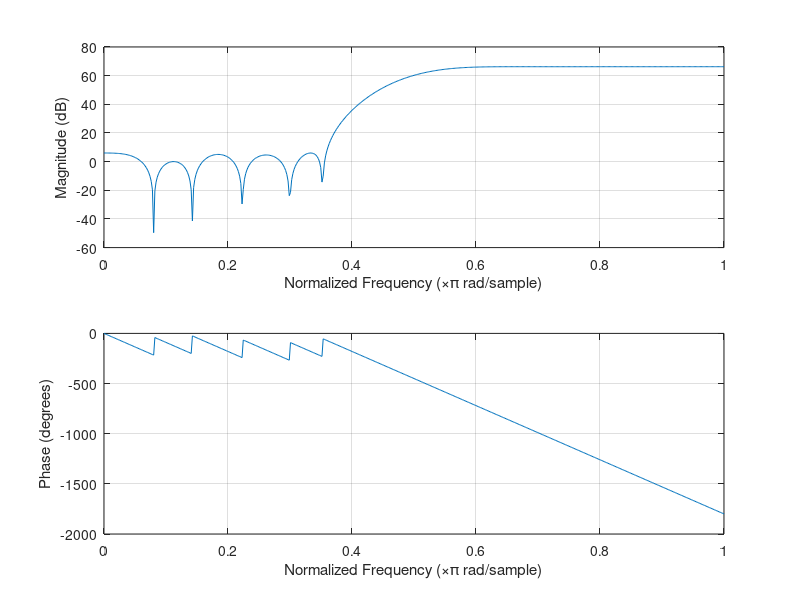

Source code (MATLAB): (Note: this script raises an error after producing the figure.)
clear all;

T=1; w = pi/4;
t=[0:T:100];
xsig=cos(w*t/T) + 1.5*cos(3*w*t/T);
%%

H0 = [-1 0 3 0 -8 0 21 0 -45 0 91 0 -191 0 643 1024 643 0 -191 0 91 0 -45 0 21 0 -8 0 3 0 -1];
H0 = [H0; [1 zeros(1,30)]];
H1 = H0; H1(1,16) = -1024;
freqz(H1(1,:),H1(2,:))
ysigs=polyphase_tx(xsig, H0, H1);


%%
figure;

Lsig=length(xsig);
Lfft=2^ceil(log2(Lsig)+1);
Fmax=1;
Faxis=linspace(-Fmax,Fmax,Lfft);
Xsig=fftshift(fft(xsig,Lfft));
plot(Faxis,abs(Xsig));
hold on;

Ysig1=fftshift(fft(ysigs(1,:),Lfft));
plot(Faxis,abs(Ysig1)/1000,'r--');
hold on;

Ysig2=fftshift(fft(ysigs(2,:),Lfft));
plot(Faxis,abs(Ysig2)/1000,'g--');
hold off;

%%
figure;
plot(t,xsig,'k',t,ysigs(1,:)/1000,'r--',t,ysigs(2,:)/1000,'g--');
